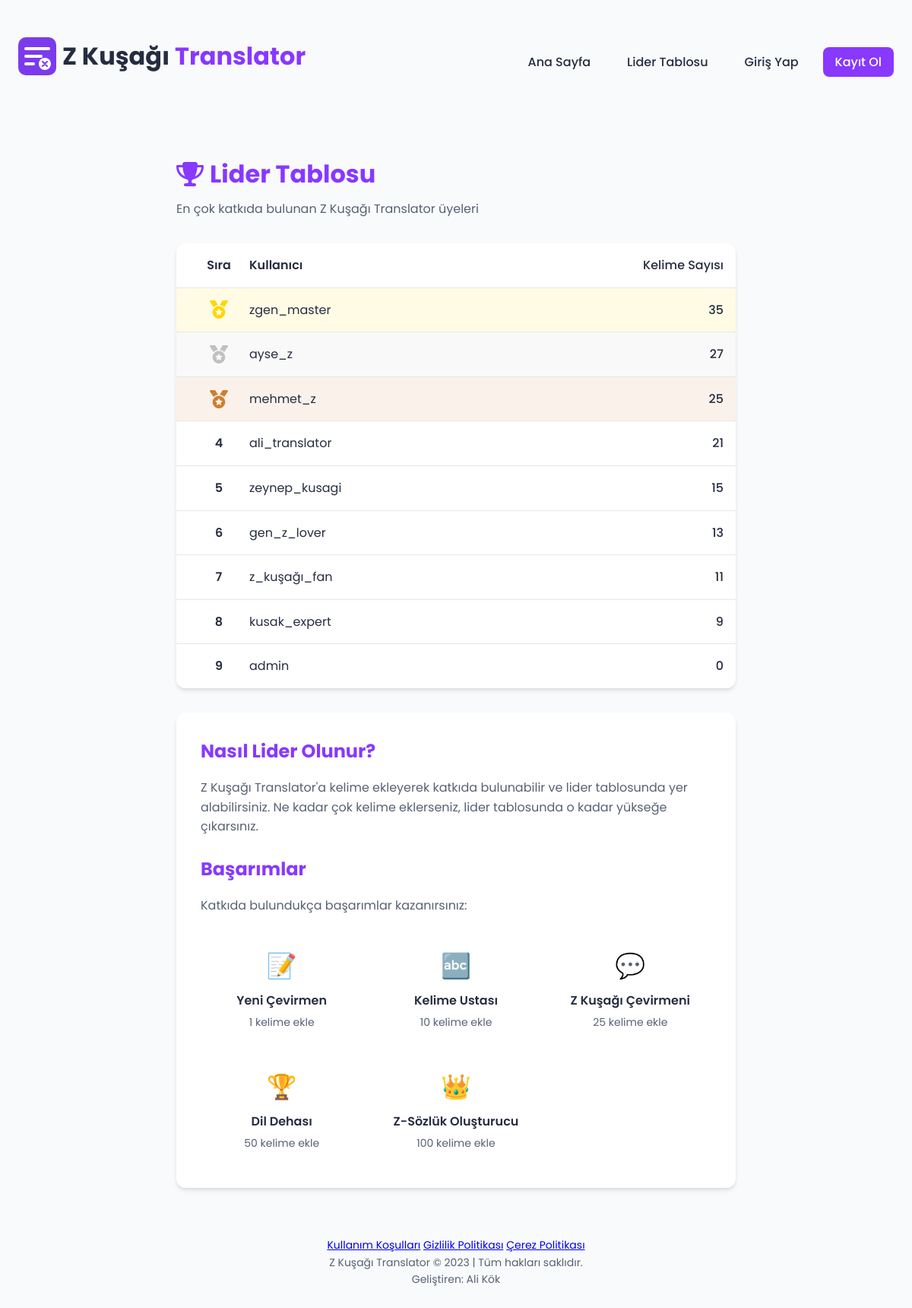
The app's page /leaderboard with its own data.
### tables this page shows
CREATE TABLE users (
        id INTEGER PRIMARY KEY AUTOINCREMENT,
        username TEXT UNIQUE NOT NULL,
        email TEXT UNIQUE NOT NULL,
        password_hash TEXT NOT NULL,
        created_at TIMESTAMP DEFAULT CURRENT_TIMESTAMP,
        updated_at TIMESTAMP DEFAULT CURRENT_TIMESTAMP,
        contribution_count INTEGER DEFAULT 0,
        bio TEXT,
        is_admin INTEGER DEFAULT 0
    );

### app.py (the view)
@app.route('/leaderboard')
def leaderboard():
    top_contributors = get_top_contributors(20)
    return render_template('leaderboard.html', contributors=top_contributors)

### models.py (called while the page is built)
def get_db_connection():
    conn = sqlite3.connect(DB_PATH)
    conn.row_factory = sqlite3.Row  # Return rows as dictionaries
    return conn

def get_top_contributors(limit=10):
    conn = get_db_connection()
    cur = conn.cursor()
    cur.execute("""
        SELECT id, username, contribution_count
        FROM users
        ORDER BY contribution_count DESC LIMIT ?
    """, (limit,))
    results = cur.fetchall()
    conn.close()
    return [dict(result) for result in results]

### templates/leaderboard.html (shortened to what this page needs)
{% extends "layout.html" %}
{% block content %}
<div class="leaderboard-container">
    <h1><i class="fas fa-trophy"></i> Lider Tablosu</h1>
    <p class="leaderboard-intro">En çok katkıda bulunan Z Kuşağı Translator üyeleri</p>
    <div class="leaderboard-table">
        <div class="leaderboard-header">
            <div class="rank-cell">Sıra</div>
            <div class="user-cell">Kullanıcı</div>
            <div class="count-cell">Kelime Sayısı</div>
        </div>
        {% if contributors %}
            {% for contributor in contributors %}
                <div class="leaderboard-row {% if loop.index <= 3 %}top-{{ loop.index }}{% endif %}">
                    <div class="rank-cell">
                        {% if loop.index == 1 %}
                            <i class="fas fa-medal gold"></i>
                        {% elif loop.index == 2 %}
                            <i class="fas fa-medal silver"></i>
                        {% elif loop.index == 3 %}
                            <i class="fas fa-medal bronze"></i>
                        {% else %}
                            {{ loop.index }}
                        {% endif %}
                    </div>
                    <div class="user-cell">{{ contributor.username }}</div>
                    <div class="count-cell">{{ contributor.contribution_count }}</div>
                </div>
            {% endfor %}
        {% else %}
            <div class="empty-state">
                <p>Henüz katkıda bulunan kullanıcı yok.</p>
                <p>İlk katkıda bulunan sen olmak ister misin?</p>
                <a href="{{ url_for('register') }}" class="primary-btn">Hemen Kayıt Ol</a>
            </div>
        {% endif %}
    </div>
    <div class="leaderboard-info">
        <h2>Nasıl Lider Olunur?</h2>
        <p>Z Kuşağı Translator'a kelime ekleyerek katkıda bulunabilir ve lider tablosunda yer alabilirsiniz. Ne kadar çok kelime eklerseniz, lider tablosunda o kadar yükseğe çıkarsınız.</p>
        <h2>Başarımlar</h2>
        <p>Katkıda bulundukça başarımlar kazanırsınız:</p>
        <div class="achievements-list">
            <div class="achievement-item">
                <span class="achievement-icon">📝</span>
                <span class="achievement-name">Yeni Çevirmen</span>
                <span class="achievement-req">1 kelime ekle</span>
            </div>
            <div class="achievement-item">
                <span class="achievement-icon">🔤</span>
                <span class="achievement-name">Kelime Ustası</span>
                <span class="achievement-req">10 kelime ekle</span>
            </div>
            <div class="achievement-item">
                <span class="achievement-icon">💬</span>
                <span class="achievement-name">Z Kuşağı Çevirmeni</span>
                <span class="achievement-req">25 kelime ekle</span>
            </div>
            <div class="achievement-item">
                <span class="achievement-icon">🏆</span>
                <span class="achievement-name">Dil Dehası</span>
                <span class="achievement-req">50 kelime ekle</span>
            </div>
            <div class="achievement-item">
                <span class="achievement-icon">👑</span>
                <span class="achievement-name">Z-Sözlük Oluşturucu</span>
                <span class="achievement-req">100 kelime ekle</span>
            </div>
        </div>
    </div>
</div>
{% endblock %}

### templates/layout.html (shortened to what this page needs)
<!DOCTYPE html>
<html lang="tr">
<head>
    <link rel="stylesheet" href="{{ url_for('static', filename='css/style.css') }}">
    <link rel="stylesheet" href="{{ url_for('static', filename='css/contributors.css') }}">
    <link rel="stylesheet" href="https://cdnjs.cloudflare.com/ajax/libs/font-awesome/6.4.0/css/all.min.css">
</head>
<body data-user-logged-in="{{ 'true' if session.get('user_id') else 'false' }}">
    <div class="container">
        <header>
            <div class="logo">
                <a href="{{ url_for('index') }}">
                    <img src="{{ url_for('static', filename='images/logo.svg') }}" alt="Z Kuşağı Translator Logo">
                    <h1>Z Kuşağı <span>Translator</span></h1>
                </a>
            </div>
            <nav class="main-nav">
                <ul>
                    <li><a href="{{ url_for('index') }}">Ana Sayfa</a></li>
                    <li><a href="{{ url_for('leaderboard') }}">Lider Tablosu</a></li>
                    {% if session.get('user_id') %}
                        {% if is_admin %}
                            <li><a href="{{ url_for('admin_dashboard') }}" class="admin-link"><i class="fas fa-user-shield"></i> Admin</a></li>
                        {% endif %}
                        <li><a href="{{ url_for('profile') }}">Profilim</a></li>
                        <li><a href="{{ url_for('logout') }}">Çıkış Yap</a></li>
                    {% else %}
                        <li><a href="{{ url_for('login') }}">Giriş Yap</a></li>
                        <li><a href="{{ url_for('register') }}" class="highlight">Kayıt Ol</a></li>
                    {% endif %}
                </ul>
            </nav>
        </header>
        <main>
            {% block content %}{% endblock %}
        </main>
        <footer>
            <div class="footer-links">
                <a href="{{ url_for('terms_of_service') }}">Kullanım Koşulları</a>
                <a href="{{ url_for('privacy_policy') }}">Gizlilik Politikası</a>
                <a href="{{ url_for('cookie_policy') }}">Çerez Politikası</a>
            </div>
            <p>Z Kuşağı Translator &copy; 2023 | Tüm hakları saklıdır.</p>
            <p>Geliştiren: Ali Kök</p>
        </footer>
    </div>
</body>
</html>

### records on screen
users: username "zgen_master", contribution_count "35"
users: username "ayse_z", contribution_count "27"
users: username "mehmet_z", contribution_count "25"
users: username "ali_translator", contribution_count "21"
users: username "zeynep_kusagi", contribution_count "15"
users: username "gen_z_lover", contribution_count "13"
users: username "z_kuşağı_fan", contribution_count "11"
users: username "kusak_expert", contribution_count "9"
users: username "admin", contribution_count "0"
